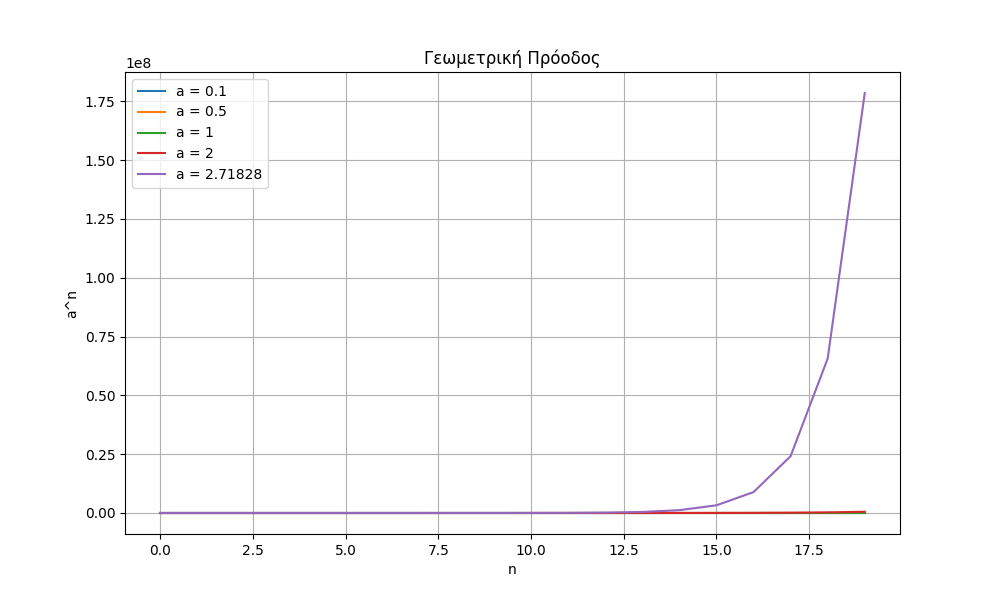

The script that drew this image:
import numpy as np
import matplotlib.pyplot as plt  # Δεν χρειάζεται agg backend

def geometriki_proodos(N, a_values):
    n = np.arange(N)  # Δείκτες χρόνου
    plt.figure(figsize=(10, 6))

    for a in a_values:
        y = a ** n  # Γεωμετρική πρόοδος
        plt.plot(n, y, label=f"a = {a}")  # Προσθήκη καμπύλης

    plt.title("Γεωμετρική Πρόοδος")
    plt.xlabel("n")
    plt.ylabel("a^n")
    plt.legend()
    plt.grid(True)
    plt.show()  # Εμφάνιση του γραφήματος στο παράθυρο

# Παράδειγμα κλήσης
geometriki_proodos(20, [0.1, 0.5, 1, 2, 2.71828])
